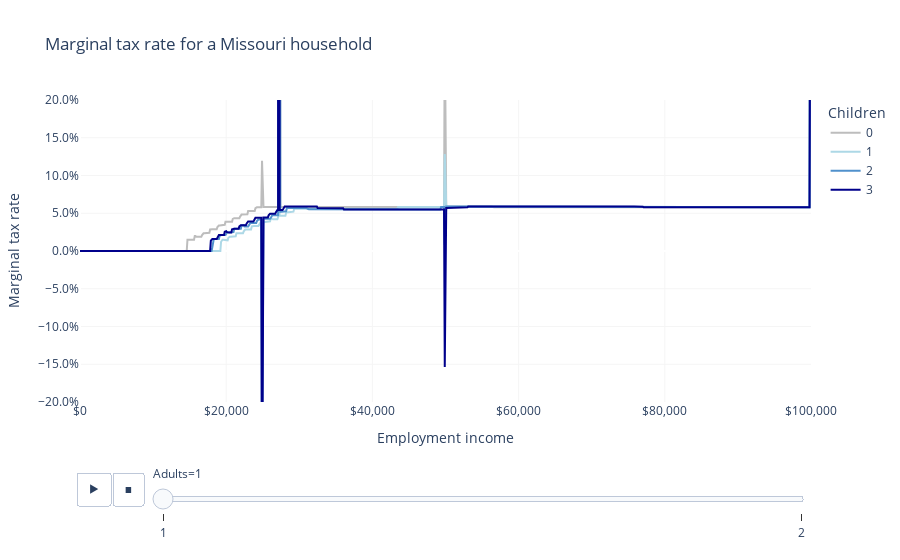

This figure's notebook cell:
### Code cell
fig = px.line(
    df,
    "employment_income",
    "mtr",
    color="children",
    animation_frame="adults",
    labels=LABELS,
    title="Marginal tax rate for a Missouri household",
    color_discrete_map=COLOR_MAP,
)
fig.update_layout(
    xaxis_tickformat="$,",
    yaxis_tickformat=".1%",
    yaxis_range=[-0.2, 0.2],
    plot_bgcolor="white",
    xaxis_gridcolor=LIGHT_GRAY,
    yaxis_gridcolor=LIGHT_GRAY,
)
fig.show()

### Figure 1 — Plotly figure (JSON) as saved in the notebook; plotly's stock layout.template omitted (floating-point values rounded to 4 significant figures; data arrays with more than 128 entries replaced by an {"elided": "..."} marker saying what was removed)
{"data": [{"hovertemplate": "Children=0<br>Adults=1<br>Employment income=%{x}<br>Marginal tax rate=%{y}<extra></extra>", "legendgroup": "0", "line": {"color": "#BDBDBD", "dash": "solid"}, "marker": {"symbol": "circle"}, "mode": "lines", "name": "0", "orientation": "v", "showlegend": true, "type": "scatter", "x": {"elided": "1001 int values"}, "xaxis": "x", "y": {"elided": "1001 float values"}, "yaxis": "y"}, {"hovertemplate": "Children=1<br>Adults=1<br>Employment income=%{x}<br>Marginal tax rate=%{y}<extra></extra>", "legendgroup": "1", "line": {"color": "lightblue", "dash": "solid"}, "marker": {"symbol": "circle"}, "mode": "lines", "name": "1", "orientation": "v", "showlegend": true, "type": "scatter", "x": {"elided": "1001 int values"}, "xaxis": "x", "y": {"elided": "1001 float values"}, "yaxis": "y"}, {"hovertemplate": "Children=2<br>Adults=1<br>Employment income=%{x}<br>Marginal tax rate=%{y}<extra></extra>", "legendgroup": "2", "line": {"color": "#5091cc", "dash": "solid"}, "marker": {"symbol": "circle"}, "mode": "lines", "name": "2", "orientation": "v", "showlegend": true, "type": "scatter", "x": {"elided": "1001 int values"}, "xaxis": "x", "y": {"elided": "1001 float values"}, "yaxis": "y"}, {"hovertemplate": "Children=3<br>Adults=1<br>Employment income=%{x}<br>Marginal tax rate=%{y}<extra></extra>", "legendgroup": "3", "line": {"color": "darkblue", "dash": "solid"}, "marker": {"symbol": "circle"}, "mode": "lines", "name": "3", "orientation": "v", "showlegend": true, "type": "scatter", "x": {"elided": "1001 int values"}, "xaxis": "x", "y": {"elided": "1001 float values"}, "yaxis": "y"}], "layout": {"legend": {"title": {"text": "Children"}, "tracegroupgap": 0}, "plot_bgcolor": "white", "sliders": [{"active": 0, "currentvalue": {"prefix": "Adults="}, "len": 0.9, "pad": {"b": 10, "t": 60}, "steps": [{"args": [["1"], {"frame": {"duration": 0, "redraw": false}, "fromcurrent": true, "mode": "immediate", "transition": {"duration": 0, "easing": "linear"}}], "label": "1", "method": "animate"}, {"args": [["2"], {"frame": {"duration": 0, "redraw": false}, "fromcurrent": true, "mode": "immediate", "transition": {"duration": 0, "easing": "linear"}}], "label": "2", "method": "animate"}], "x": 0.1, "xanchor": "left", "y": 0, "yanchor": "top"}], "title": {"text": "Marginal tax rate for a Missouri household"}, "updatemenus": [{"buttons": [{"args": [null, {"frame": {"duration": 500, "redraw": false}, "fromcurrent": true, "mode": "immediate", "transition": {"duration": 500, "easing": "linear"}}], "label": "&#9654;", "method": "animate"}, {"args": [[null], {"frame": {"duration": 0, "redraw": false}, "fromcurrent": true, "mode": "immediate", "transition": {"duration": 0, "easing": "linear"}}], "label": "&#9724;", "method": "animate"}], "direction": "left", "pad": {"r": 10, "t": 70}, "showactive": false, "type": "buttons", "x": 0.1, "xanchor": "right", "y": 0, "yanchor": "top"}], "xaxis": {"anchor": "y", "domain": [0, 1], "gridcolor": "#F5F5F5", "tickformat": "$,", "title": {"text": "Employment income"}}, "yaxis": {"anchor": "x", "domain": [0, 1], "gridcolor": "#F5F5F5", "range": [-0.2, 0.2], "tickformat": ".1%", "title": {"text": "Marginal tax rate"}}}}
